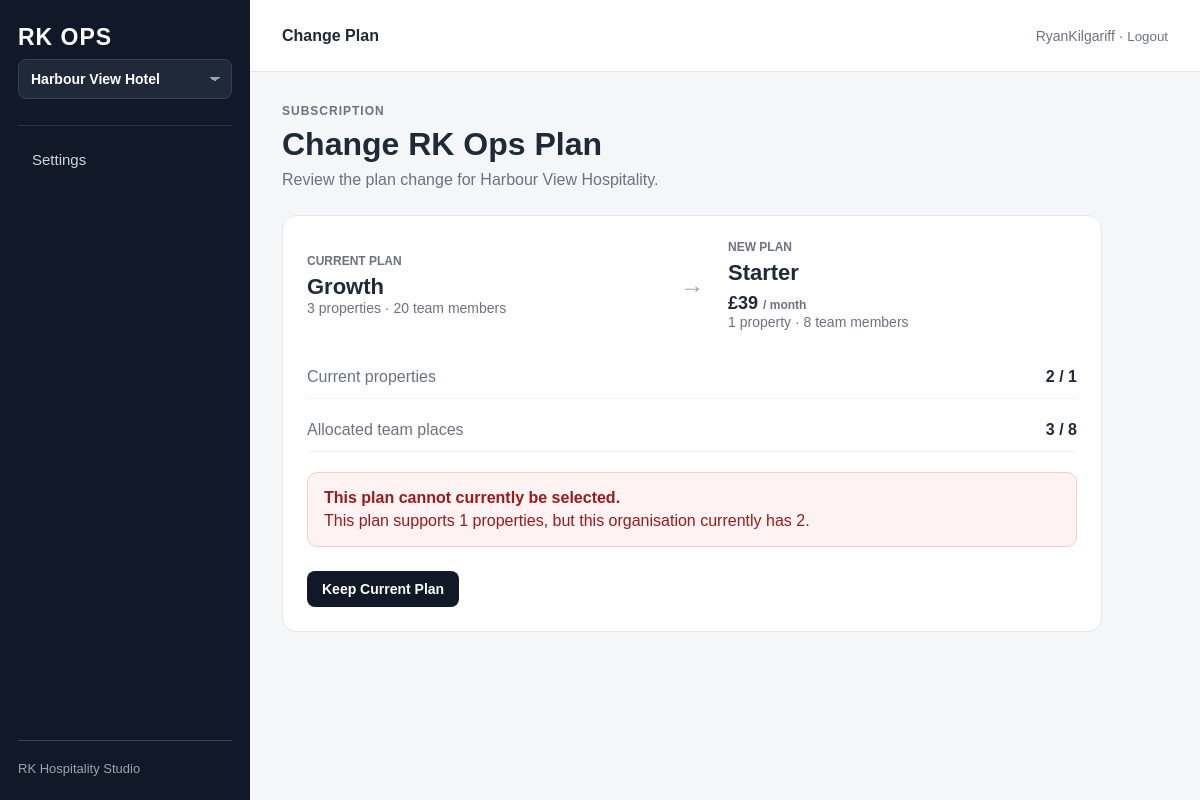
Page /account/harbour-view-hospitality/subscription/change-plan/starter/confirm/ (signed in) on the earlier database version.
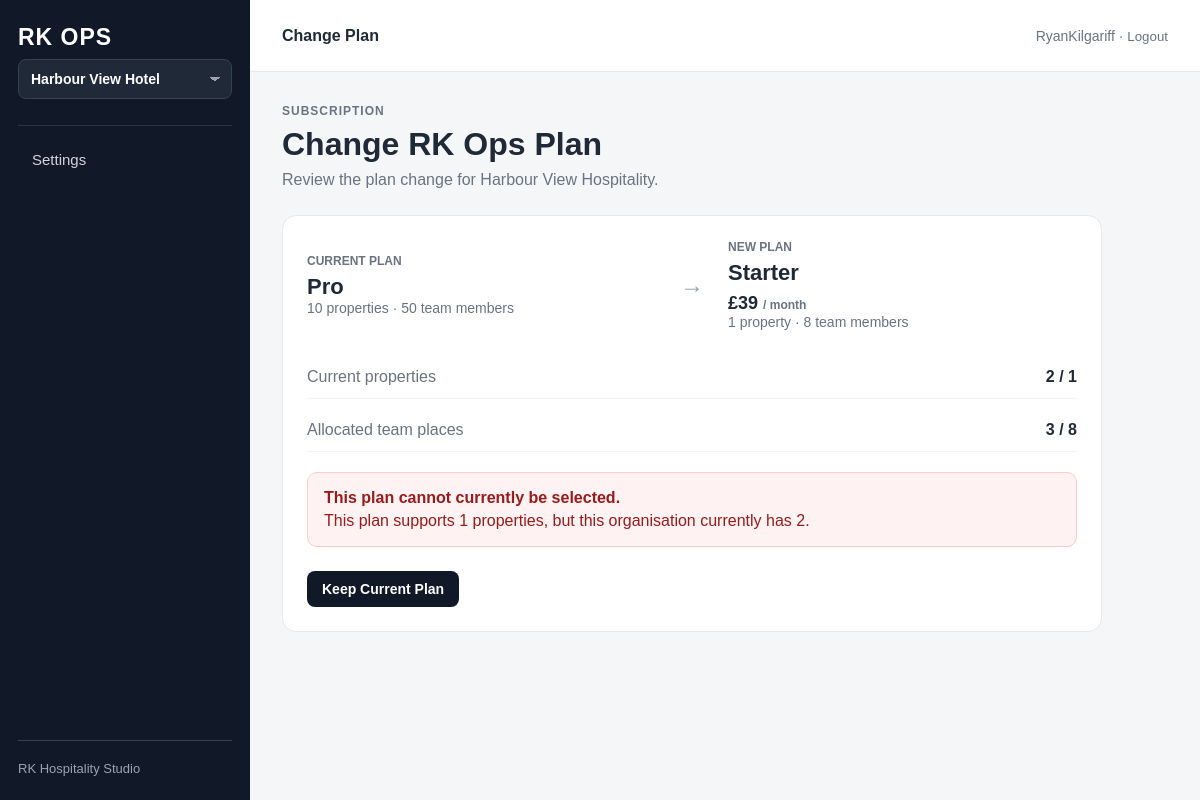
Same page on the later database version.
### properties/models.py (models this page shows, shortened)
class OrganisationSubscription(models.Model):
    class Plan(models.TextChoices):
        FOUNDER_BETA = "founder_beta", "Founder Beta"
        STARTER = "starter", "Starter"
        GROWTH = "growth", "Growth"
        PRO = "pro", "Pro"
    class Status(models.TextChoices):
        TRIAL = "trial", "Trial"
        ACTIVE = "active", "Active"
        PAST_DUE = "past_due", "Past Due"
        CANCELLED = "cancelled", "Cancelled"
        SUSPENDED = "suspended", "Suspended"
    class BillingProvider(models.TextChoices):
        MANUAL = "manual", "Manual"
        STRIPE = "stripe", "Stripe"
        PAYPAL = "paypal", "PayPal"
    PLAN_CONFIG = {
        Plan.FOUNDER_BETA: {
            "public": False,
            "monthly_price": 29,
            "property_limit": 5,
            "member_limit": 25,
            "features": [
                "Core operations dashboard",
                "Tasks and issues",
                "Checklists",
                "Handover",
                "Team access",
                "Recurring tasks",
                "Escalations",
            ],
        },
        Plan.STARTER: {
            "public": True,
            "monthly_price": 39,
            "property_limit": 1,
            "member_limit": 8,
            "features": [
                "Core operations dashboard",
                "Tasks and issues",
                "Checklists",
                "Handover",
                "Team access",
            ],
        },
        Plan.GROWTH: {
            "public": True,
            "monthly_price": 69,
            "property_limit": 3,
            "member_limit": 20,
            "features": [
                "Everything in Starter",
                "Recurring tasks",
                "Operational analytics",
                "Escalations",
            ],
        },
        Plan.PRO: {
            "public": True,
            "monthly_price": 119,
            "property_limit": 10,
            "member_limit": 50,
            "features": [
                "Everything in Growth",
                "Multi-property operations",
                "Advanced workload visibility",
                "Priority support",
            ],
        },
    }
    billing_provider = models.CharField(
        max_length=20,
        choices=BillingProvider.choices,
        default=BillingProvider.MANUAL,
    )
    provider_customer_id = models.CharField(
        max_length=255,
        blank=True,
    )
    provider_subscription_id = models.CharField(
        max_length=255,
        blank=True,
    )
    provider_reference = models.CharField(
        max_length=255,
        blank=True,
    )
    billing_metadata = models.JSONField(
        default=dict,
        blank=True,
    )
    organisation = models.OneToOneField(
        Organisation,
        on_delete=models.CASCADE,
        related_name="subscription",
    )
    plan = models.CharField(
        max_length=30,
        choices=Plan.choices,
        default=Plan.FOUNDER_BETA,
    )
    status = models.CharField(
        max_length=20,
        choices=Status.choices,
        default=Status.ACTIVE,
    )
    property_limit = models.PositiveIntegerField(
        default=1,
    )
    member_limit = models.PositiveIntegerField(
        default=10,
    )
    trial_ends_at = models.DateTimeField(
        null=True,
        blank=True,
    )
    current_period_ends_at = models.DateTimeField(
        null=True,
        blank=True,
    )
    cancelled_at = models.DateTimeField(
        null=True,
        blank=True,
    )
    created_at = models.DateTimeField(
        auto_now_add=True,
    )
    updated_at = models.DateTimeField(
        auto_now=True,
    )

### operations/views.py (the view, shortened to what this page needs)
@login_required
def organisation_subscription_change_plan_confirm(
    request,
    organisation_slug,
    plan_value,
):
    organisation = (
        require_organisation_management_access(
            request.user,
            organisation_slug,
        )
    )
    try:
        subscription = organisation.subscription
    except OrganisationSubscription.DoesNotExist:
        raise PermissionDenied(
            "This organisation does not have "
            "a subscription."
        )
    valid_plans = {
        choice[0]
        for choice in OrganisationSubscription.Plan.choices
    }
    if plan_value not in valid_plans:
        raise PermissionDenied(
            "Invalid subscription plan."
        )
    plan_config = (
        OrganisationSubscription.PLAN_CONFIG[
            plan_value
        ]
    )
    if not plan_config["public"]:
        raise PermissionDenied(
            "This subscription plan cannot "
            "be selected directly."
        )
    property_count = (
        organisation.properties
        .filter(
            is_active=True,
        )
        .count()
    )
    active_member_count = (
        OrganisationMembership.objects
        .filter(
            organisation=organisation,
            is_active=True,
        )
        .count()
    )
    pending_invitation_count = (
        OrganisationInvitation.objects
        .filter(
            organisation=organisation,
            is_active=True,
            accepted_at__isnull=True,
        )
        .count()
    )
    allocated_member_count = (
        active_member_count
        + pending_invitation_count
    )
    can_change_plan = True
    blocking_reason = ""
    if (
        property_count
        > plan_config["property_limit"]
    ):
        can_change_plan = False
        blocking_reason = (
            "This plan supports "
            f"{plan_config['property_limit']} "
            "properties, but this organisation "
            f"currently has {property_count}."
        )
    return render(
        request,
        "operations/subscription_change_plan_confirm.html",
        {
            "organisation": organisation,
            "subscription": subscription,
            "plan_value": plan_value,
            "plan_label": dict(
                OrganisationSubscription.Plan.choices
            )[plan_value],
            "plan_config": plan_config,
            "property_count": property_count,
            "allocated_member_count": allocated_member_count,
            "can_change_plan": can_change_plan,
            "blocking_reason": blocking_reason,
            "active_page": "account",
        },
    )

### operations/utils.py (called while the page is built, shortened)
def get_organisation_for_user(
    user,
    organisation_slug,
):
    organisation = get_object_or_404(
        Organisation,
        slug=organisation_slug,
        is_active=True,
    )
    if user.is_superuser:
        return organisation, None

def require_organisation_management_access(
    user,
    organisation_slug,
):
    organisation, membership = (
        get_organisation_for_user(
            user,
            organisation_slug,
        )
    )
    if user.is_superuser:
        return organisation

### operations/templates/operations/subscription_change_plan_confirm.html (shortened to what this page needs)
{% extends "operations/base.html" %}
{% block topbar_title %}
Change Plan
{% endblock %}
{% block content %}
<p class="page-eyebrow">
    Subscription
</p>
<h1 class="page-title">
    Change RK Ops Plan
</h1>
<p class="page-subtitle">
    Review the plan change for {{ organisation.name }}.
</p>
<div class="plan-confirm-card">
    <div class="plan-change-grid">
        <div class="plan-change-column">
            <div class="plan-change-label">
                Current Plan
            </div>
            <div class="plan-change-name">
                {{ subscription.get_plan_display }}
            </div>
            <div class="task-meta">
                {{ subscription.property_limit }}
                propert{{ subscription.property_limit|pluralize:"y,ies" }}
                ·
                {{ subscription.member_limit }}
                team member{{ subscription.member_limit|pluralize }}
            </div>
        </div>
        <div class="plan-change-arrow">
            →
        </div>
        <div class="plan-change-column">
            <div class="plan-change-label">
                New Plan
            </div>
            <div class="plan-change-name">
                {{ plan_label }}
            </div>
            <div class="plan-change-price">
                £{{ plan_config.monthly_price }}
                <span>/ month</span>
            </div>
            <div class="task-meta">
                {{ plan_config.property_limit }}
                propert{{ plan_config.property_limit|pluralize:"y,ies" }}
                ·
                {{ plan_config.member_limit }}
                team member{{ plan_config.member_limit|pluralize }}
            </div>
        </div>
    </div>
    <div class="plan-confirm-usage">
        <div>
            <span>
                Current properties
            </span>
            <strong>
                {{ property_count }}
                /
                {{ plan_config.property_limit }}
            </strong>
        </div>
        <div>
            <span>
                Allocated team places
            </span>
            <strong>
                {{ allocated_member_count }}
                /
                {{ plan_config.member_limit }}
            </strong>
        </div>
    </div>
    {% if not can_change_plan %}
        <div class="plan-blocked-warning">
            <strong>
                This plan cannot currently be selected.
            </strong>
            <div>
                {{ blocking_reason }}
            </div>
        </div>
    {% endif %}
    <div class="plan-confirm-actions">
        <a
            href="{% url 'operations:organisation_account' organisation.slug %}"
            class="button secondary-action"
        >
            Keep Current Plan
        </a>
    </div>
</div>
{% endblock %}

Differences in the rows shown:
changed OrganisationSubscription "ies": plan "Growth" → "Pro"; property_limit "3" → "10"; member_limit "20" → "50"
